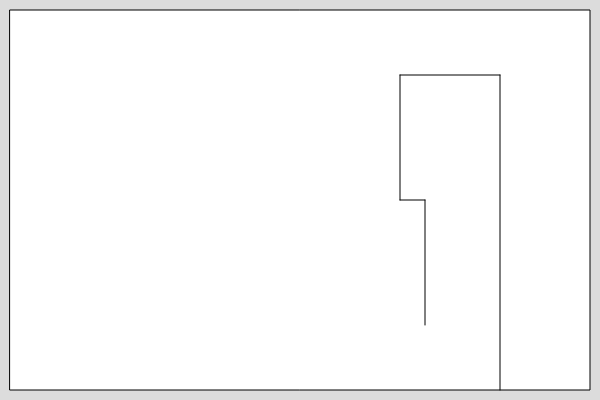
Frame 1 (no input)
Frame 60 (no input): identical to frame 1, image omitted
Frame 120 (the mouse pressed at the canvas centre since frame 60): identical to frame 1, image omitted

The p5.js sketch that drew this single still picture (run headless with seeded random() and noise() and a simulated clock; from frame 60 on, the mouse is pressed at the canvas centre):

// p5.js sketch
// ── sketch.js
function setup() {
    createCanvas(600, 400);

    background(220);

    quad(10, 10, 590, 10, 590, 390, 10, 390);

    line(500, 390, 500, 75);
    line(500, 75, 400, 75);
    line(400, 75, 400, 200 );
    line(400, 200, 425, 200 );
    line( 425, 200, 425, 325 );
}

function draw() {

}
